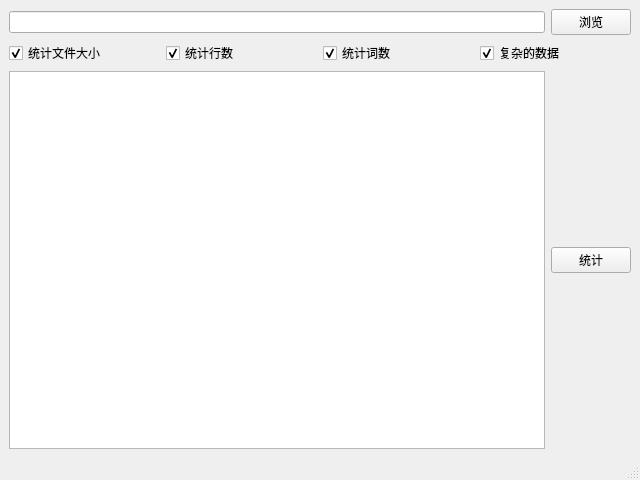
<?xml version="1.0" encoding="UTF-8"?>
<ui version="4.0">
 <class>WinGui</class>
 <widget class="QMainWindow" name="WinGui">
  <property name="geometry">
   <rect>
    <x>0</x>
    <y>0</y>
    <width>640</width>
    <height>480</height>
   </rect>
  </property>
  <property name="windowTitle">
   <string>WC(GUI)</string>
  </property>
  <widget class="QWidget" name="centralwidget">
   <layout class="QVBoxLayout" name="verticalLayout_2">
    <item>
     <layout class="QVBoxLayout" name="verticalLayout">
      <item>
       <layout class="QHBoxLayout" name="horizontalLayout">
        <item>
         <widget class="QLineEdit" name="lineEdit"/>
        </item>
        <item>
         <widget class="QPushButton" name="pushButton">
          <property name="text">
           <string>浏览</string>
          </property>
         </widget>
        </item>
       </layout>
      </item>
      <item>
       <layout class="QHBoxLayout" name="horizontalLayout_2">
        <item>
         <widget class="QCheckBox" name="checkBox_3">
          <property name="text">
           <string>统计文件大小</string>
          </property>
          <property name="checked">
           <bool>true</bool>
          </property>
         </widget>
        </item>
        <item>
         <widget class="QCheckBox" name="checkBox">
          <property name="text">
           <string>统计行数</string>
          </property>
          <property name="checked">
           <bool>true</bool>
          </property>
         </widget>
        </item>
        <item>
         <widget class="QCheckBox" name="checkBox_2">
          <property name="text">
           <string>统计词数</string>
          </property>
          <property name="checked">
           <bool>true</bool>
          </property>
         </widget>
        </item>
        <item>
         <widget class="QCheckBox" name="checkBox_4">
          <property name="text">
           <string>复杂的数据</string>
          </property>
          <property name="checked">
           <bool>true</bool>
          </property>
         </widget>
        </item>
       </layout>
      </item>
      <item>
       <layout class="QGridLayout" name="gridLayout">
        <item row="0" column="0">
         <widget class="QTextBrowser" name="textBrowser"/>
        </item>
        <item row="0" column="1">
         <widget class="QPushButton" name="pushButton_2">
          <property name="text">
           <string>统计</string>
          </property>
         </widget>
        </item>
       </layout>
      </item>
     </layout>
    </item>
   </layout>
  </widget>
  <widget class="QMenuBar" name="menubar">
   <property name="geometry">
    <rect>
     <x>0</x>
     <y>0</y>
     <width>640</width>
     <height>28</height>
    </rect>
   </property>
  </widget>
  <widget class="QStatusBar" name="statusbar"/>
 </widget>
 <resources/>
 <connections/>
</ui>
